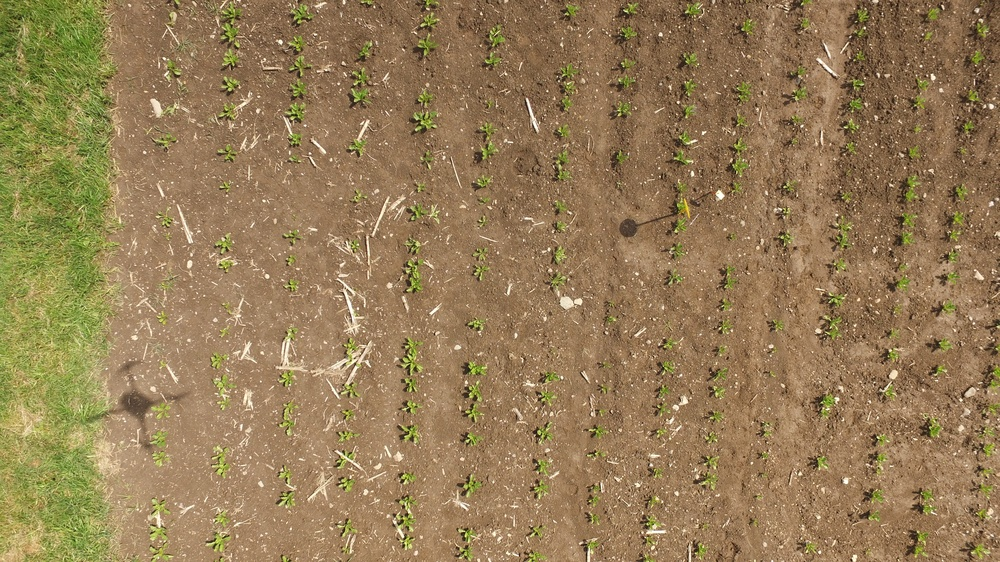
#> input picture Img/DJI_1000.JPG, 1000 x 562 px, shrunk from 4000 x 2250 before the run
$ jupyter execute main.ipynb   (shell and % lines are left out)
#> lines starting #> are read from the running program, lines starting #| are printed output that depends on the picture
[cell 1]
import cv2
import matplotlib.pyplot as plt

[cell 2]
img = cv2.imread(".//Img/DJI_1000.JPG")
#> img is the input picture: shape (562, 1000, 3); mean B, G, R 86.1, 124.6, 149.3

if img is None:
    print("Error, image not founded")

else:

    colors = ('b', 'g', 'r')

    for i, col in enumerate(colors):
        hist = cv2.calcHist([img], [i], None, [256], [0, 256])
        plt.plot(hist, color = col)
        plt.xlim([0, 256])

    plt.show()
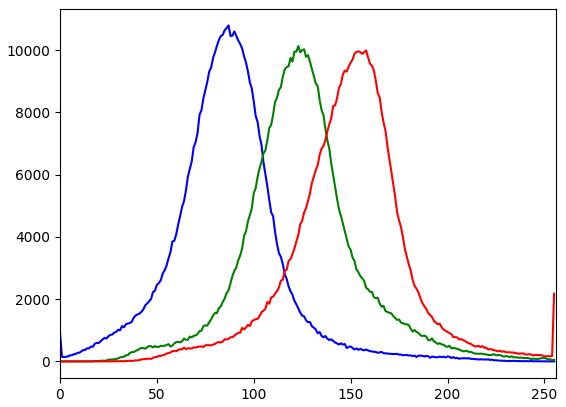
#> figure drawn by matplotlib, 1 panel; curve peaks at x = 87, y = 10796; curve peaks at x = 123, y = 10134; curve peaks at x = 158, y = 9993


$ run again, with Img/DJI_1001.JPG copied over Img/DJI_1000.JPG
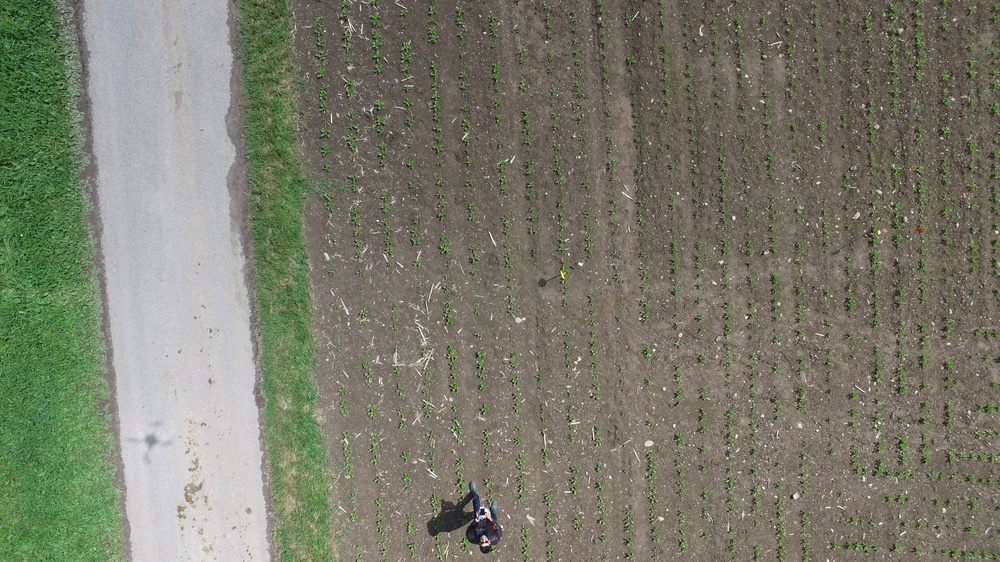
#> input picture Img/DJI_1001.JPG, 1000 x 562 px, shrunk from 4000 x 2250 before the run
#> img is the input picture: shape (562, 1000, 3); mean B, G, R 106.5, 122.3, 121.8
#> `plt.show()`:
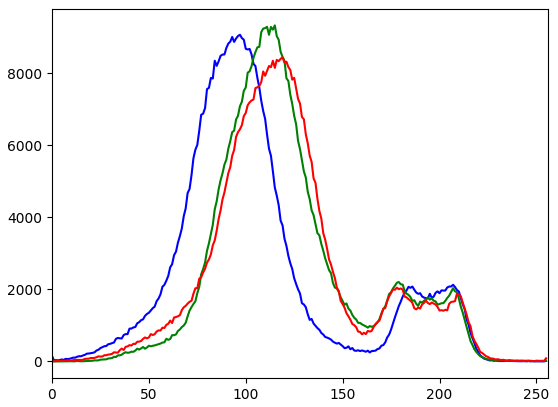
#> figure drawn by matplotlib, 1 panel; curve peaks at x = 97, y = 9072; curve peaks at x = 115, y = 9332; curve peaks at x = 119, y = 8443

$ run again, with Img/DJI_1002.JPG copied over Img/DJI_1000.JPG
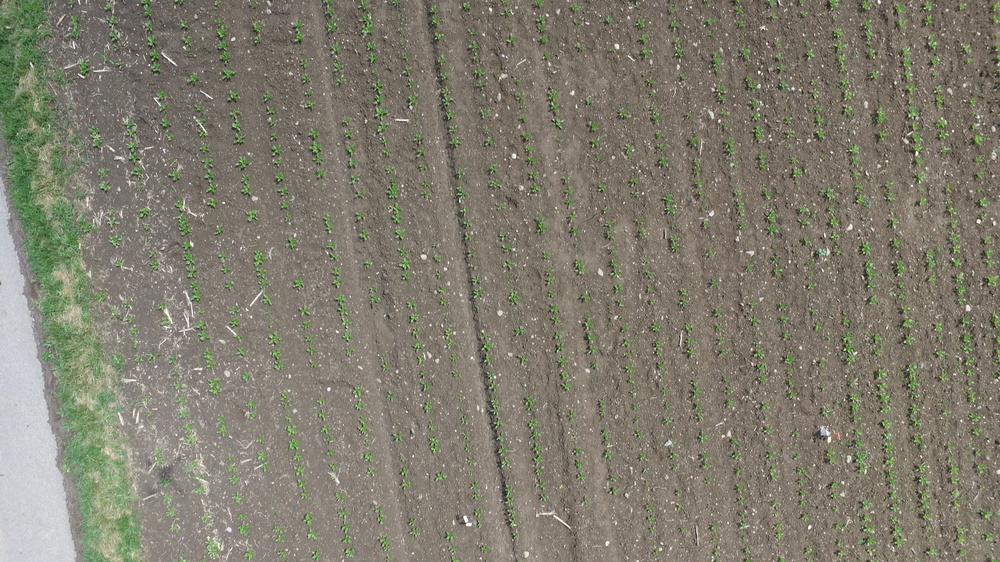
#> input picture Img/DJI_1002.JPG, 1000 x 562 px, shrunk from 4000 x 2250 before the run
#> img is the input picture: shape (562, 1000, 3); mean B, G, R 110, 124.5, 128.1
#> `plt.show()`:
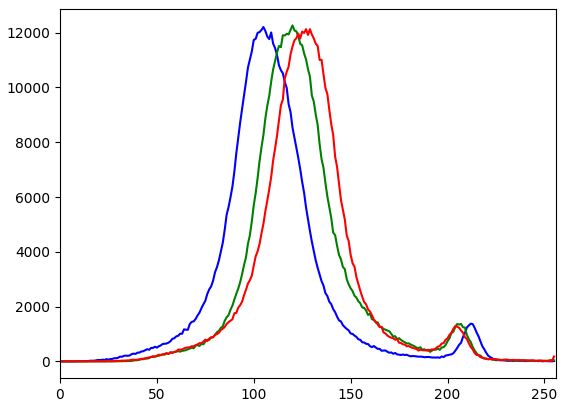
#> figure drawn by matplotlib, 1 panel; curve peaks at x = 105, y = 12206; curve peaks at x = 120, y = 12265; curve peaks at x = 127, y = 12127

$ run again, with Img/DJI_1003.JPG copied over Img/DJI_1000.JPG
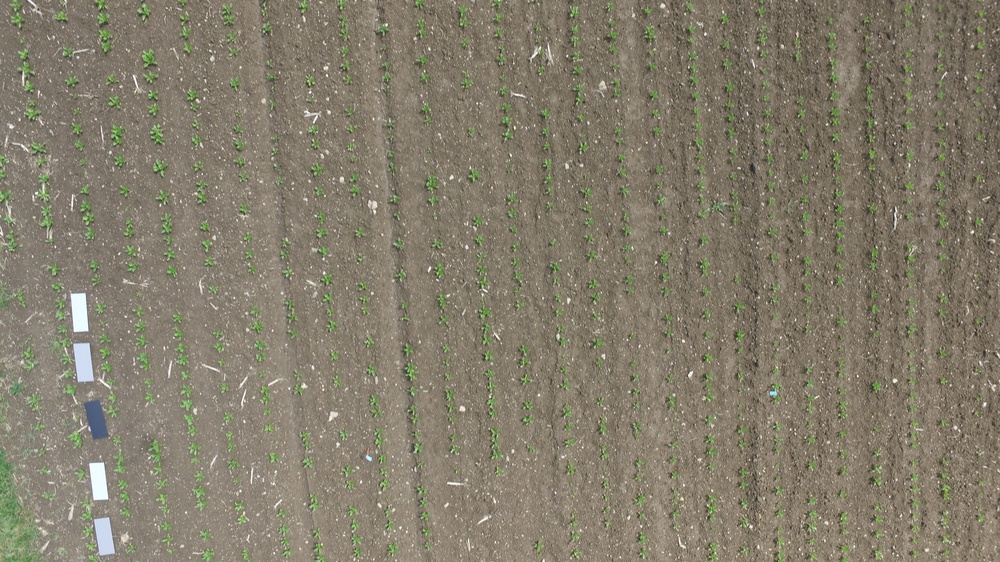
#> input picture Img/DJI_1003.JPG, 1000 x 562 px, shrunk from 4000 x 2250 before the run
#> img is the input picture: shape (562, 1000, 3); mean B, G, R 107.1, 124.5, 131.5
#> `plt.show()`:
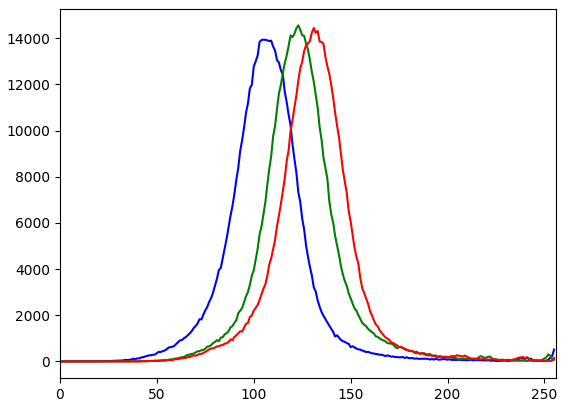
#> figure drawn by matplotlib, 1 panel; curve peaks at x = 105, y = 13939; curve peaks at x = 123, y = 14558; curve peaks at x = 131, y = 14446
